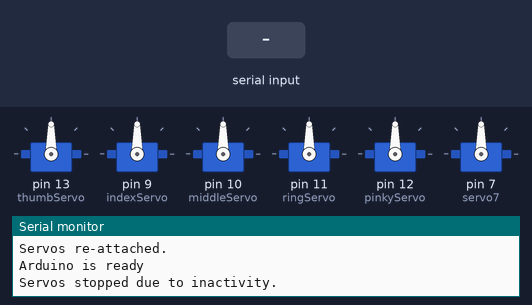
Bench run of a sketch on a simulated Arduino Uno, built with avr-gcc and run on an emulated ATmega328P. Parts: 6 × servo, the last lines printed to the serial monitor. The test bench sets the inputs (shaded band).

Above: at 1.2 s.
1.3 s: "30,150\n" received over Serial
At 2.1 s:
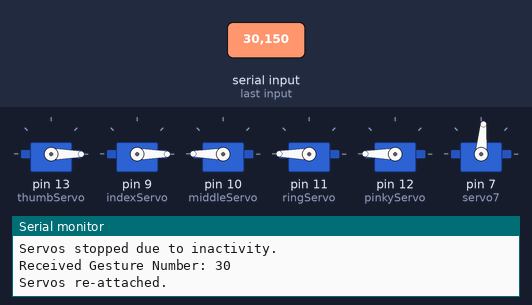
2.8 s: "5\n" received over Serial
At 3.3 s:
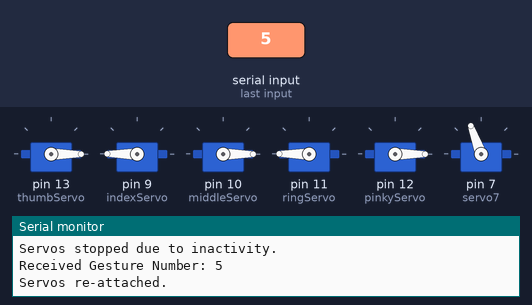
Timing chart, 0 to 5.8 s (numbered marks = the images above; inputs shaded):
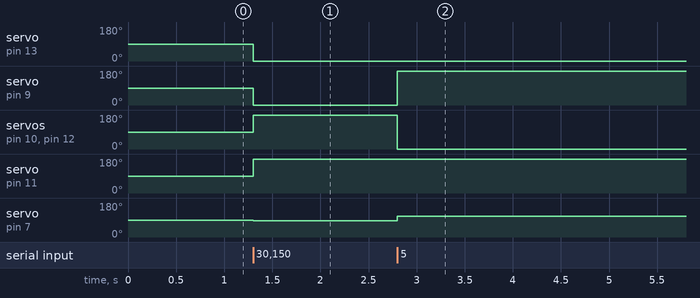

Measured:
- after the input at 1.3 s, servo on pin 13 (thumbServo), servo on pin 9 (indexServo): 90° → 0° at once; servo on pin 10 (middleServo), servo on pin 11 (ringServo), servo on pin 12 (pinkyServo): 90° → 180° at once; servo on pin 7 (servo7): 90° → 85° at once
- after the input at 2.8 s, servo on pin 9 (indexServo): 0° → 180° at once; servo on pin 10 (middleServo), servo on pin 12 (pinkyServo): 180° → 0° at once; servo on pin 7 (servo7): 85° → 110° at once

The sketch:

______.ino
```cpp
#include <Servo.h>

// 伺服馬達宣告
Servo thumbServo;
Servo indexServo;
Servo middleServo;
Servo ringServo;
Servo pinkyServo;
Servo servo7;

// 變數
int gestureNumber = 0;
int lastGestureNumber = -1;
unsigned long lastGestureTime = 0;
const unsigned long timeoutDuration = 1000; // 超時時間 1 秒
bool servosDetached = false;

void setup() {
  Serial.begin(115200);
  while (!Serial) { }

  Serial.flush();
  attachAllServos();
  Serial.println("Arduino is ready");
}

void loop() {
  if (Serial.available() > 0) {
    String inputStr = Serial.readStringUntil('\n');
    inputStr.trim();

    if (inputStr.length() > 0) {
      int newGestureNumber = inputStr.toInt();
      if (newGestureNumber >= 0 && newGestureNumber < 64) {
        gestureNumber = newGestureNumber;
        Serial.print("Received Gesture Number: ");
        Serial.println(gestureNumber);

        if (gestureNumber != lastGestureNumber) {
          if (servosDetached) {
            attachAllServos();
          }
          updateServos(gestureNumber);
          lastGestureNumber = gestureNumber;
          lastGestureTime = millis();
        }
      } else {
        Serial.println("Invalid gesture number received.");
      }
    }
  }

  if (millis() - lastGestureTime > timeoutDuration && !servosDetached) {
    stopAllServos();
  }
}

void updateServos(int gesture) {
  thumbServo.write((gesture & 0x20) ? 180 : 0);    // 第 5 位 (大拇指)
  indexServo.write((gesture & 0x10) ? 0 : 180);    // 第 4 位 (食指)
  middleServo.write((gesture & 0x08) ? 180 : 0);   // 第 3 位 (中指)
  ringServo.write((gesture & 0x04) ? 180 : 0);     // 第 2 位 (無名指)
  pinkyServo.write((gesture & 0x02) ? 180 : 0);    // 第 1 位 (小指)
  servo7.write((gesture & 0x01) ? 110 : 85);       // 第 0 位 (額外動作)
}

void stopAllServos() {
  thumbServo.detach();
  indexServo.detach();
  middleServo.detach();
  ringServo.detach();
  pinkyServo.detach();
  servo7.detach();
  servosDetached = true;
  Serial.println("Servos stopped due to inactivity.");
}

// 重新連接
void attachAllServos() {
  thumbServo.attach(13);
  indexServo.attach(9);
  middleServo.attach(10);
  ringServo.attach(11);
  pinkyServo.attach(12);
  servo7.attach(7);
  servosDetached = false;
  Serial.println("Servos re-attached.");
}
```
